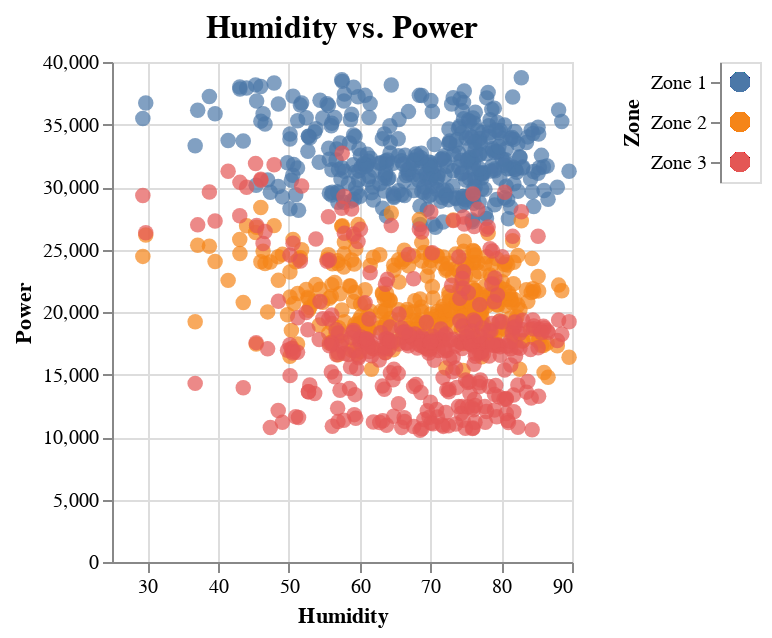

Write notebook code for a chart like this one.
### Code cell
# Remember: use click + shift to select multiple points inthe legend
hum | legend

### Figure 1 — Vega-Lite specification as saved in the notebook (floating-point values rounded to 4 significant figures; data arrays with more than 128 entries replaced by an {"elided": "..."} marker saying what was removed)
{"config": {"view": {"continuousWidth": 300, "continuousHeight": 300}}, "hconcat": [{"mark": {"type": "circle", "size": 60}, "encoding": {"color": {"condition": {"param": "param_1", "field": "Zone", "legend": null, "type": "nominal"}, "value": "lightgray"}, "tooltip": [{"field": "Power", "type": "quantitative"}], "x": {"field": "Humidity", "scale": {"zero": false}, "type": "quantitative"}, "y": {"field": "Power", "title": "Power", "type": "quantitative"}}, "height": 250, "name": "view_3", "title": {"text": "Humidity vs. Power", "fontSize": 16}, "width": 230}, {"mark": {"type": "circle", "size": 100}, "encoding": {"color": {"condition": {"param": "param_1", "field": "Zone", "legend": null, "type": "nominal"}, "value": "lightgray"}, "y": {"axis": {"orient": "left"}, "field": "Zone", "type": "nominal"}}, "name": "view_4"}], "data": {"name": "data-77cfe6893ca9d5b8bc53945969f69a87"}, "params": [{"name": "param_1", "select": {"type": "point", "fields": ["Zone"]}, "views": ["view_3", "view_4"]}], "$schema": "https://vega.github.io/schema/vega-lite/v5.16.3.json", "datasets": {"data-77cfe6893ca9d5b8bc53945969f69a87": {"elided": "1092 records"}}}
